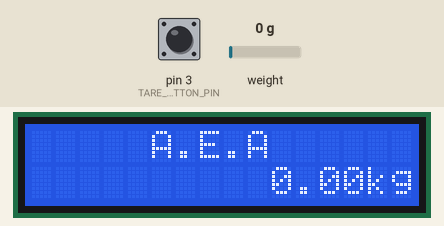
A sketch run on a simulated Arduino Uno, built with avr-gcc and run on an emulated ATmega328P. Shown: 16×2 character LCD. The inputs (shaded band) are chosen by the test bench; at power-on: weight on the scale 0 g, pin 3 (TARE_BUTTON_PIN) HIGH. EEPROM starts erased; what the sketch prints to the serial monitor is not drawn.

Above: at 3.6 s.
3.7 s: weight on the scale set to 100 g
At 4.5 s:
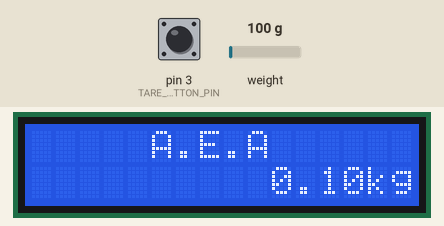
5.5 s: weight on the scale set to 1250 g
At 6.5 s:
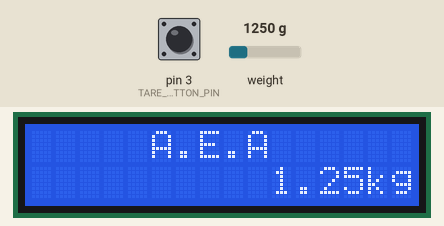
7.1 s: weight on the scale set to 2500 g
At 8.4 s:
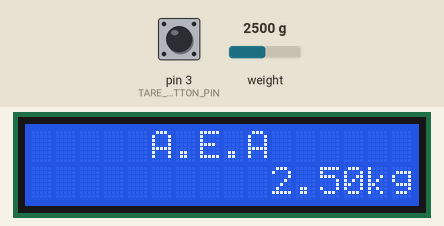
Timing chart, 0 to 10.1 s (numbered marks = the images above; inputs shaded):
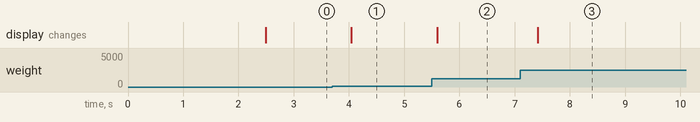

Measured:
- after the input at 3.7 s, the display: changes after 0.35 s (image 1)
- after the input at 5.5 s, the display: changes after 0.10 s (image 2)
- after the input at 7.1 s, the display: changes after 0.32 s (image 3)

The sketch:

digital_scale.ino
```cpp
#include <HX711_ADC.h>

#include <Wire.h>
#include <LiquidCrystal_I2C.h>
#include <HX711_ADC.h>
#include <EEPROM.h>

// 1. Pin Definitions
const int LOADCELL_DOUT_PIN = 4;
const int LOADCELL_SCK_PIN = 5;
const int TARE_BUTTON_PIN = 3;

// 2. Initialize Objects
HX711_ADC scale(LOADCELL_DOUT_PIN, LOADCELL_SCK_PIN);
LiquidCrystal_I2C lcd(0x27, 16, 2);

float calibration_factor = 13098.62;

// --- SETUP RUNS ONCE ---
void setup() {
  Serial.begin(9600);
  pinMode(TARE_BUTTON_PIN, INPUT_PULLUP);

  lcd.init();
  lcd.backlight();

  scale.begin();

  // Handle EEPROM Storage
  float storedFactor;
  EEPROM.get(0, storedFactor);
  if (isnan(storedFactor) || storedFactor == 0) {
    EEPROM.put(0, calibration_factor);
  } else {
    calibration_factor = storedFactor;
  }

  // Startup the scale
  unsigned long stabilizingtime = 2000;
  scale.start(stabilizingtime, true);
  scale.setCalFactor(calibration_factor);

  // Setup Screen
  lcd.clear();
  lcd.setCursor(5, 0);
  lcd.print("A.E.A");
}

// --- LOOP RUNS FOREVER ---
void loop() {
  static unsigned long lastUpdate;

  // This must run constantly to process data
  scale.update();

  // Check Tare Button
  if (digitalRead(TARE_BUTTON_PIN) == LOW) {
    scale.tareNoDelay();
    delay(200); // Simple debounce
  }

  // Update Display every 250 milliseconds
  if (millis() > lastUpdate + 250) {
    float weight = scale.getData();

    // Zero-out noise
    if (weight < 0.05 && weight > -0.05) weight = 0.00;

    // Format string: 6 wide, 2 decimal places
    char weightString[9];
    dtostrf(weight, 6, 2, weightString);

    // Write to LCD (Right aligned)
    lcd.setCursor(8, 1);
    lcd.print(weightString);
    lcd.print("kg");

    // Mirror to Serial
    Serial.print("Weight: ");
    Serial.println(weightString);

    lastUpdate = millis();
  }
}
```
